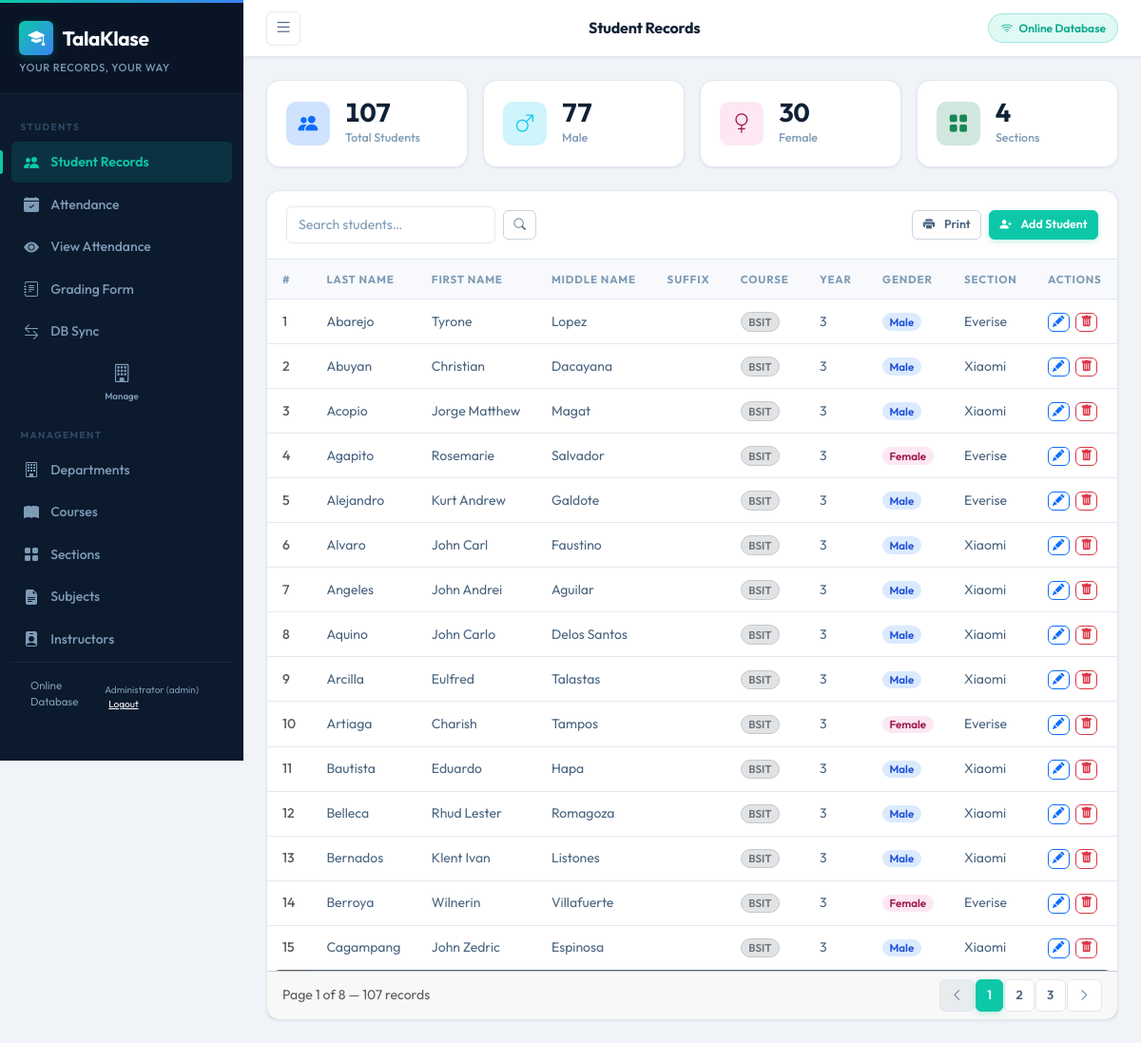
/Talaklase/talaklase_debug/index.php (signed in), run on the app's committed database.
### tables this page shows
CREATE TABLE `student` (
  `st_id` int(11) NOT NULL,
  `st_lastname` varchar(100) NOT NULL,
  `st_name` varchar(100) NOT NULL,
  `st_middlename` varchar(100) DEFAULT NULL,
  `st_suffix` varchar(10) DEFAULT NULL,
  `st_gender` mediumtext NOT NULL,
  `course_id` int(11) NOT NULL
);

CREATE TABLE `course` (
  `course_id` int(11) NOT NULL,
  `course_name` varchar(100) NOT NULL,
  `course_acronym` varchar(10) NOT NULL,
  `dept_id` int(11) DEFAULT NULL
);

CREATE TABLE `student_section` (
  `stsec_id` int(11) NOT NULL,
  `st_id` int(11) NOT NULL,
  `sectionID` int(11) NOT NULL,
  `yearlvl` int(5) NOT NULL
);

CREATE TABLE `section` (
  `sectionID` int(100) NOT NULL,
  `section` varchar(20) NOT NULL,
  `course_id` int(11) NOT NULL,
  `inst_id` int(11) DEFAULT NULL
);

### Talaklase/talaklase_debug/includes/auth.php (called while the page is built, shortened)
<?php
$PERMISSIONS = [
    'admin' => [
    'view_students',    'edit_students',
    'view_attendance',  'edit_attendance',
    'view_grades',      'edit_grades',
    'manage_departments','manage_courses',
    'manage_sections',  'manage_subjects',
    'manage_instructors','manage_users',
    'sync_settings',    'print_reports',
    'manage_score_settings',
    ],
    'instructor' => [
        'view_students',
        'view_attendance', 'edit_attendance',
        'view_grades',     'edit_grades',
        'print_reports',   'manage_score_settings',
    ],
    'viewer' => [
        'view_students',
        'view_attendance',
        'view_grades',
        'print_reports',
    ],
];
function current_user(): ?array {
    return $_SESSION['auth_user'] ?? null;
}
function can(string $permission): bool {
    global $PERMISSIONS;
    $user = current_user();
    return in_array($permission, $PERMISSIONS[$user['role']] ?? [], true);
}

### Talaklase/talaklase_debug/pages/students.php (the view, shortened to what this page needs)
<?php
require_once __DIR__ . '/../includes/auth.php';
$pdo = getConnection();
$page     = max(1, intval($_GET['p'] ?? 1));
$pageSize = 15;
$search   = trim($_GET['q'] ?? '');
$offset   = ($page - 1) * $pageSize;
$where = $search ? "WHERE (student.st_lastname LIKE :q OR student.st_name LIKE :q OR student.st_middlename LIKE :q)" : "";
$params = $search ? [':q' => "%$search%"] : [];
$countSql = "SELECT COUNT(*) FROM student INNER JOIN student_section ON student.st_id=student_section.st_id $where";
$countStmt = $pdo->prepare($countSql);
$countStmt->execute($params);
$totalRecords = $countStmt->fetchColumn();
$totalPages   = max(1, ceil($totalRecords / $pageSize));
$page         = min($page, $totalPages);
$sql = "SELECT student.st_id, student.st_lastname, student.st_name, student.st_middlename,
               student.st_suffix, student.st_gender, course.course_acronym,
               student_section.yearlvl, section.section
        FROM student
        INNER JOIN course ON student.course_id = course.course_id
        INNER JOIN student_section ON student.st_id = student_section.st_id
        INNER JOIN section ON section.sectionID = student_section.sectionID
        $where
        ORDER BY student.st_lastname ASC
        LIMIT :limit OFFSET :offset";
$stmt = $pdo->prepare($sql);
$stmt->bindValue(':limit',  $pageSize, PDO::PARAM_INT);
$stmt->bindValue(':offset', $offset,   PDO::PARAM_INT);
$stmt->execute();
$students = $stmt->fetchAll();
?>
<div class="row g-3 mb-4">
  <div class="col-6 col-md-3">
    <div class="stat-card">
      <div class="d-flex align-items-center gap-3">
        <div class="stat-icon bg-primary-subtle text-primary"><i class="bi bi-people-fill"></i></div>
        <div>
          <div class="stat-value"><?= $totalRecords ?></div>
          <div class="stat-label">Total Students</div>
        </div>
      </div>
    </div>
  </div>
  <?php
  $male   = $pdo->query("SELECT COUNT(*) FROM student WHERE st_gender='Male'")->fetchColumn();
  $female = $pdo->query("SELECT COUNT(*) FROM student WHERE st_gender='Female'")->fetchColumn();
  ?>
  <div class="col-6 col-md-3">
    <div class="stat-card">
      <div class="d-flex align-items-center gap-3">
        <div class="stat-icon bg-info-subtle text-info"><i class="bi bi-gender-male"></i></div>
        <div>
          <div class="stat-value"><?= $male ?></div>
          <div class="stat-label">Male</div>
        </div>
      </div>
    </div>
  </div>
  <div class="col-6 col-md-3">
    <div class="stat-card">
      <div class="d-flex align-items-center gap-3">
        <div class="stat-icon bg-pink-subtle" style="background:#fce7f3;color:#9d174d"><i class="bi bi-gender-female"></i></div>
        <div>
          <div class="stat-value"><?= $female ?></div>
          <div class="stat-label">Female</div>
        </div>
      </div>
    </div>
  </div>
  <div class="col-6 col-md-3">
    <div class="stat-card">
      <div class="d-flex align-items-center gap-3">
        <div class="stat-icon bg-success-subtle text-success"><i class="bi bi-grid-fill"></i></div>
        <div>
          <div class="stat-value"><?= $pdo->query("SELECT COUNT(*) FROM section")->fetchColumn() ?></div>
          <div class="stat-label">Sections</div>
        </div>
      </div>
    </div>
  </div>
</div>
<div class="card">
  <div class="card-header d-flex flex-wrap gap-2 align-items-center justify-content-between">
    <form method="GET" class="d-flex gap-2 align-items-center">
      <input type="search" name="q" class="form-control form-control-sm" placeholder="Search students…" value="<?= htmlspecialchars($search) ?>" style="width:220px"/>
      <button class="btn btn-sm btn-outline-secondary"><i class="bi bi-search"></i></button>
    </form>
    <div class="d-flex gap-2">
      <button class="btn btn-outline-secondary btn-sm" onclick="printStudents()">
        <i class="bi bi-printer-fill me-1"></i> Print
      </button>
      <?php if (can('edit_students')): ?>
      <button class="btn btn-primary btn-sm" data-bs-toggle="modal" data-bs-target="#addModal">
        <i class="bi bi-person-plus-fill me-1"></i> Add Student
      </button>
      <?php endif; ?>
    </div>
  </div>
  <div class="table-responsive">
    <table class="table table-hover mb-0">
      <thead>
        <tr>
          <th>#</th>
          <th>Last Name</th>
          <th>First Name</th>
          <th>Middle Name</th>
          <th>Suffix</th>
          <th>Course</th>
          <th>Year</th>
          <th>Gender</th>
          <th>Section</th>
          <?php if (can('edit_students')): ?><th>Actions</th><?php endif; ?>
        </tr>
      </thead>
      <tbody>
        <?php if (empty($students)): ?>
          <tr><td colspan="<?= can('edit_students') ? 10 : 9 ?>" class="text-center text-muted py-4"><i class="bi bi-inbox me-2"></i>No students found.</td></tr>
        <?php else: foreach ($students as $i => $s): ?>
          <tr>
            <td class="text-muted"><?= $offset + $i + 1 ?></td>
            <td><?= htmlspecialchars($s['st_lastname']) ?></td>
            <td><?= htmlspecialchars($s['st_name']) ?></td>
            <td><?= htmlspecialchars($s['st_middlename']) ?></td>
            <td><?= htmlspecialchars($s['st_suffix']) ?></td>
            <td><span class="badge bg-secondary-subtle text-secondary border border-secondary-subtle"><?= htmlspecialchars($s['course_acronym']) ?></span></td>
            <td><?= htmlspecialchars($s['yearlvl']) ?></td>
            <td>
              <span class="badge <?= $s['st_gender']==='Male'?'badge-gender-male':'badge-gender-female' ?>">
                <?= htmlspecialchars($s['st_gender']) ?>
              </span>
            </td>
            <td><?= htmlspecialchars($s['section']) ?></td>
            <?php if (can('edit_students')): ?>
            <td>
              <button class="btn btn-xs btn-outline-primary btn-sm py-0 px-1"
                onclick="openEdit(<?= htmlspecialchars(json_encode($s)) ?>)">
                <i class="bi bi-pencil-fill"></i>
              </button>
              <button class="btn btn-xs btn-outline-danger btn-sm py-0 px-1 ms-1"
                onclick="deleteStudent(<?= $s['st_id'] ?>, '<?= htmlspecialchars($s['st_lastname'].', '.$s['st_name']) ?>')">
                <i class="bi bi-trash-fill"></i>
              </button>
            </td>
            <?php endif; ?>
          </tr>
        <?php endforeach; endif; ?>
      </tbody>
    </table>
  </div>
  <div class="card-footer d-flex align-items-center justify-content-between">
    <small class="text-muted">Page <?= $page ?> of <?= $totalPages ?> &mdash; <?= $totalRecords ?> records</small>
    <nav>
      <ul class="pagination pagination-sm mb-0">
        <li class="page-item <?= $page<=1?'disabled':'' ?>">
          <a class="page-link" href="?page=students&p=<?= $page-1 ?>&q=<?= urlencode($search) ?>"><i class="bi bi-chevron-left"></i></a>
        </li>
        <?php for ($pg=max(1,$page-2); $pg<=min($totalPages,$page+2); $pg++): ?>
          <li class="page-item <?= $pg==$page?'active':'' ?>">
            <a class="page-link" href="?page=students&p=<?= $pg ?>&q=<?= urlencode($search) ?>"><?= $pg ?></a>
          </li>
        <?php endfor; ?>
        <li class="page-item <?= $page>=$totalPages?'disabled':'' ?>">
          <a class="page-link" href="?page=students&p=<?= $page+1 ?>&q=<?= urlencode($search) ?>"><i class="bi bi-chevron-right"></i></a>
        </li>
      </ul>
    </nav>
  </div>
</div>

### Talaklase/talaklase_debug/assets/css/style.css (style rules this page uses)
:root { --sidebar-w: 256px; --topbar-h: 60px; --sb-bg: #0c1a2e; --sb-header-bg: #091526; --sb-text: #7e9bb5; --sb-text-hover: #cfe0f0; --sb-active-bg: rgba(13,200,168,0.14); --sb-active-text: #0dc8a8; --sb-section: #2d4a63; --sb-border: rgba(255,255,255,0.06); --accent: #0dc8a8; --accent-dark: #09a98d; --accent-light: rgba(13,200,168,0.12); --accent-glow: rgba(13,200,168,0.25); --bg: #f0f4f8; --surface: #ffffff; --surface-2: #f7f9fc; --border: #e2e8f0; --border-strong: #cbd5e1; --text-primary: #0f2135; --text-secondary: #4a6580; --text-muted: #7e9bb5; --success: #10b981; --warning: #f59e0b; --danger: #ef4444; --info: #3b82f6; --radius-sm: 6px; --radius: 10px; --radius-lg: 14px; --shadow-sm: 0 1px 3px rgba(15,33,53,0.08); --shadow: 0 2px 8px rgba(15,33,53,0.10); --shadow-lg: 0 8px 24px rgba(15,33,53,0.13); --trans: 0.22s cubic-bezier(0.4,0,0.2,1); }
*,*::before,*::after { box-sizing:border-box; }
body { font-family: 'Outfit', system-ui, sans-serif; background: var(--bg); color: var(--text-primary); margin: 0; -webkit-font-smoothing: antialiased; }
.card { border:1px solid var(--border);border-radius:var(--radius-lg);box-shadow:var(--shadow-sm);background:var(--surface); }
.card-header { background:var(--surface);border-bottom:1px solid var(--border); border-radius:var(--radius-lg) var(--radius-lg) 0 0 !important; padding:1rem 1.25rem; display:flex; align-items:center; justify-content:space-between; flex-wrap:wrap; gap:0.75rem; }
.table-responsive { overflow-x:auto;-webkit-overflow-scrolling:touch;border-radius:0 0 var(--radius-lg) var(--radius-lg); }
.table { font-size:0.875rem;margin:0; }
.table thead th { background:var(--surface-2);font-weight:700;font-size:0.72rem; text-transform:uppercase;letter-spacing:0.8px;color:var(--text-muted); border-bottom:1px solid var(--border);border-top:none; padding:0.75rem 1rem;white-space:nowrap; }
.table tbody tr { transition:background var(--trans);border-bottom:1px solid var(--border); }
.table tbody tr:last-child { border-bottom:none; }
.table td { vertical-align:middle;padding:0.75rem 1rem;color:var(--text-secondary); }
.table td:first-child { color:var(--text-primary);font-weight:500; }
.btn { font-family:'Outfit',system-ui,sans-serif;font-weight:600;font-size:0.85rem; border-radius:var(--radius-sm);transition:all var(--trans); display:inline-flex;align-items:center;gap:0.35rem; }
.btn-primary { background:var(--accent);border-color:var(--accent);color:#fff;box-shadow:0 2px 6px var(--accent-glow); }
.btn-outline-secondary { border-color:var(--border-strong);color:var(--text-secondary); }
.btn-sm { font-size:0.78rem;padding:0.3rem 0.65rem; }
.badge { font-family:'Outfit',sans-serif;font-weight:600;font-size:0.72rem;border-radius:99px;padding:0.3em 0.65em; }
.badge-gender-male { background:#dbeafe;color:#1d4ed8; }
.badge-gender-female { background:#fce7f3;color:#9d174d; }
.form-control,.form-select { font-family:'Outfit',system-ui,sans-serif;font-size:0.875rem; border-radius:var(--radius-sm);border-color:var(--border); background:var(--surface);color:var(--text-primary); transition:border-color var(--trans),box-shadow var(--trans); padding:0.5rem 0.75rem; }
.form-control::placeholder { color:var(--text-muted); }
.pagination { gap:2px;flex-wrap:wrap; }
.pagination .page-link { font-size:0.82rem;font-weight:600;border-radius:var(--radius-sm) !important; border-color:var(--border);color:var(--text-secondary); padding:0.4rem 0.7rem;transition:all var(--trans); }
.pagination .page-item.active .page-link { background:var(--accent);border-color:var(--accent);color:#fff;box-shadow:0 2px 6px var(--accent-glow); }
.stat-card { background:var(--surface);border-radius:var(--radius-lg);padding:1.25rem;border:1px solid var(--border);box-shadow:var(--shadow-sm);transition:box-shadow var(--trans),transform var(--trans); }
.stat-card .stat-icon { width:46px;height:46px;border-radius:var(--radius);display:flex;align-items:center;justify-content:center;font-size:1.3rem;flex-shrink:0; }
.stat-card .stat-value { font-size:1.7rem;font-weight:700;line-height:1;color:var(--text-primary);font-variant-numeric:tabular-nums; }
.stat-card .stat-label { font-size:0.78rem;color:var(--text-muted);margin-top:0.25rem;font-weight:500; }

### data on the page
student: i "1", st_lastname "Abarejo", st_name "Tyrone", st_middlename "Lopez", course.course_acronym "BSIT", student_section.yearlvl "3", st_gender "Male", section.section "Everise"
student: i "2", st_lastname "Abuyan", st_name "Christian", st_middlename "Dacayana", course.course_acronym "BSIT", student_section.yearlvl "3", st_gender "Male", section.section "Xiaomi"
student: i "3", st_lastname "Acopio", st_name "Jorge Matthew", st_middlename "Magat", course.course_acronym "BSIT", student_section.yearlvl "3", st_gender "Male", section.section "Xiaomi"
student: i "4", st_lastname "Agapito", st_name "Rosemarie", st_middlename "Salvador", course.course_acronym "BSIT", student_section.yearlvl "3", st_gender "Female", section.section "Everise"
student: i "5", st_lastname "Alejandro", st_name "Kurt Andrew", st_middlename "Galdote", course.course_acronym "BSIT", student_section.yearlvl "3", st_gender "Male", section.section "Everise"
student: i "6", st_lastname "Alvaro", st_name "John Carl", st_middlename "Faustino", course.course_acronym "BSIT", student_section.yearlvl "3", st_gender "Male", section.section "Xiaomi"
student: i "7", st_lastname "Angeles", st_name "John Andrei", st_middlename "Aguilar", course.course_acronym "BSIT", student_section.yearlvl "3", st_gender "Male", section.section "Xiaomi"
student: i "8", st_lastname "Aquino", st_name "John Carlo", st_middlename "Delos Santos", course.course_acronym "BSIT", student_section.yearlvl "3", st_gender "Male", section.section "Xiaomi"
student: i "9", st_lastname "Arcilla", st_name "Eulfred", st_middlename "Talastas", course.course_acronym "BSIT", student_section.yearlvl "3", st_gender "Male", section.section "Xiaomi"
student: i "10", st_lastname "Artiaga", st_name "Charish", st_middlename "Tampos", course.course_acronym "BSIT", student_section.yearlvl "3", st_gender "Female", section.section "Everise"
student: i "11", st_lastname "Bautista", st_name "Eduardo", st_middlename "Hapa", course.course_acronym "BSIT", student_section.yearlvl "3", st_gender "Male", section.section "Xiaomi"
student: i "12", st_lastname "Belleca", st_name "Rhud Lester", st_middlename "Romagoza", course.course_acronym "BSIT", student_section.yearlvl "3", st_gender "Male", section.section "Xiaomi"
student: i "13", st_lastname "Bernados", st_name "Klent Ivan", st_middlename "Listones", course.course_acronym "BSIT", student_section.yearlvl "3", st_gender "Male", section.section "Xiaomi"
student: i "14", st_lastname "Berroya", st_name "Wilnerin", st_middlename "Villafuerte", course.course_acronym "BSIT", student_section.yearlvl "3", st_gender "Female", section.section "Everise"
student: i "15", st_lastname "Cagampang", st_name "John Zedric", st_middlename "Espinosa", course.course_acronym "BSIT", student_section.yearlvl "3", st_gender "Male", section.section "Xiaomi"

### other printed values
$_SESSION['db_source'] "Online Database"
current_user()['name'] "Administrator"
current_user()['role'] "admin"
$currentTitle "Student Records"
$totalRecords "107"
$male "77"
$female "30"
$pdo->query("SELECT COUNT(*) FROM section")->fetchColumn() "4"
$page "1"
$totalPages "8"
